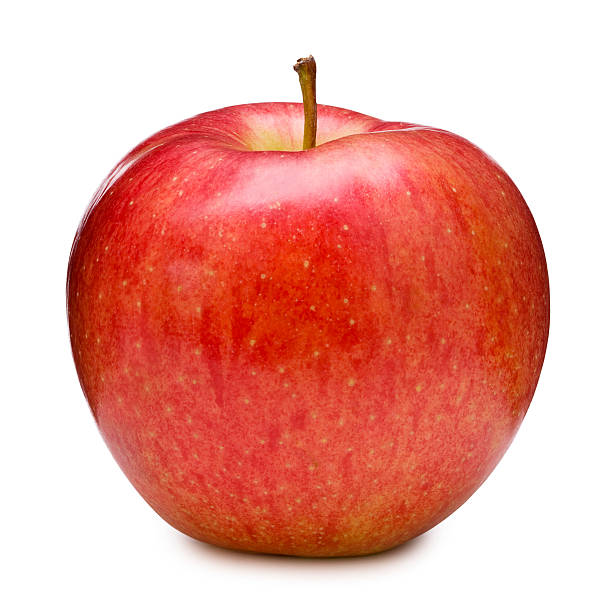
#> input picture openCV/images/apple.jpg, 612 x 612 px
$ jupyter execute --allow-errors openCV.ipynb   (text cells are left out)
#> lines starting #> are read from the running program, lines starting #| are printed output that depends on the picture
[cell 1]
import cv2

[cell 2]
img = cv2.imread('images/apple.jpg', 0 )   # 0 for gray scale ,
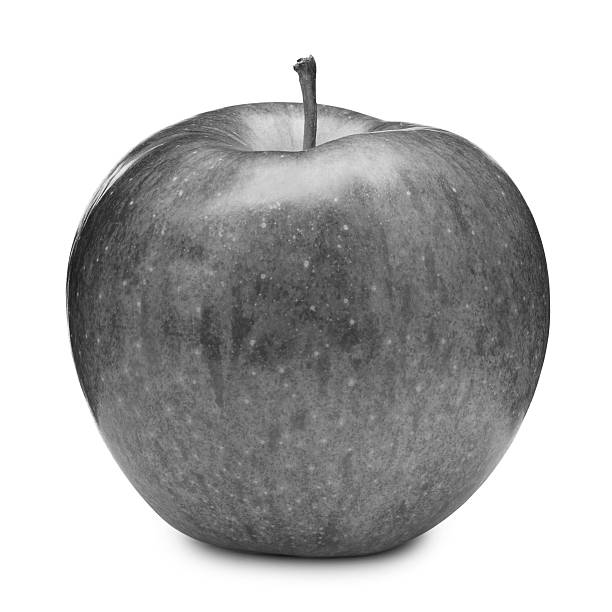
#> img: shape (612, 612); min 9, max 255, mean 186
                                    # 1 for color ,
                                    # -1 for alpha channel

[cell 3]
print(img)
#> (printed output is left out)

[cell 4]
cv2.imshow('image', img)

# specify a wait key from keyboard
k = cv2.waitKey(0)
#> (key q is pressed here)


if k == 27: #wait for ESC key to exit
  cv2.destroyAllWindows() #close the window

elif k == ord('s'): #if order is s save the image
  cv2.imwrite('images/image_copie.png', img) #write image in your pc
  cv2.destroyAllWindows() # close the window

[cell 5]
cv2.imshow('image', img)

# specify a wait key from keyboard
k = cv2.waitKey(5000)  # 5000 = 5 seconds
#> (key q is pressed here)
cv2.destroyAllWindows() # close the window

[cell 6]
cap = cv2.VideoCapture(0)#open your laptop camera
fourcc = cv2.VideoWriter_fourcc(*'XVID') #use any fourcc type to improve quality for the saved video
out = cv2.VideoWriter('videos/output.avi', fourcc, 20.0, (640,480)) #Video settings


print(cap.isOpened()) #check if the camera is opened
while(cap.isOpened()): #while loop to read all frames
    ret, frame = cap.read() #read all frams if ret is TRUE it means that there is a frames to process
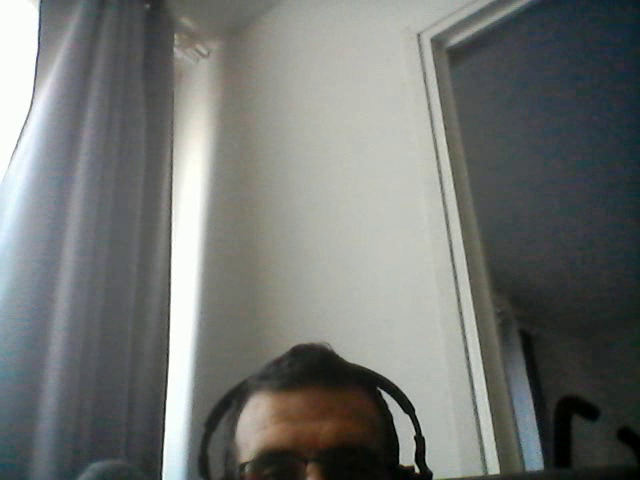
#> input picture frame 7 of openCV/videos/output.avi, 640 x 480 px, given in place of the camera
#> frame is the input picture: shape (480, 640, 3); mean B, G, R 114.2, 116.9, 114
    if ret == True: #if ret is true
       print(cap.get(cv2.CAP_PROP_FRAME_WIDTH)) #get the frame width
       print(cap.get(cv2.CAP_PROP_FRAME_HEIGHT)) #get the frame height

       out.write(frame) #save your video

       #gray = cv2.cvtColor(frame, cv2.COLOR_BGR2GRAY) #convert frames from BGR2GRAY
       #cv2.imshow('Frame Name ...', gray) #show the frames

       cv2.imshow('Frame Name ...', frame) #show the frames

       if cv2.waitKey(1) & 0xFF == ord('q'): #if u pressed q close the window and break
#> (key q is pressed here)
         break
    else: #it will enter here if the ret = false and break the code
        break

cap.release() #close the camera after u finish the running process
out.release() #release your video after u save it
cv2.destroyAllWindows() #close any opened window

[cell 7]
import cv2

# Open the video file
cap = cv2.VideoCapture('videos/output.avi')

# Check if the video file was opened successfully
if not cap.isOpened():
    print("Error opening video file")

# Loop through all the frames in the video
while True:
    ret, frame = cap.read() # read the next frame
    if ret: # if the frame was read successfully
        cv2.imshow('Frame Name', frame) # show the frame in a window named 'Frame Name'
        if cv2.waitKey(25) & 0xFF == ord('q'): # wait for a key press, and break the loop if 'q' is pressed
#> (key q is pressed here)
